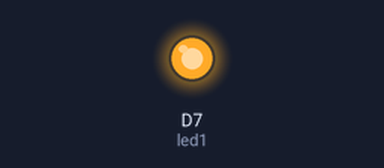
Simulated run of this sketch. Board: ESP8266 (NodeMCU). Shown: output pins drawn as LEDs (lit = HIGH).

Above: at 0.7 s.
At 13.5 s:
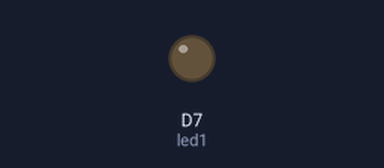
Timing chart, 0 to 20.8 s (numbered marks = the images above):
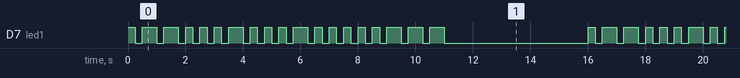

Measured:
- by itself, D7 (led1): moves between LOW and HIGH, repeating every 16.0 s
- by itself, everything shown: repeats every 16.0 s, in 38 steps

The sketch:

morseblink.ino
```cpp
int led1 = D7;

void setup() {
pinMode(led1, OUTPUT);

}

void loop() {

// W - short long long
digitalWrite(led1, HIGH);
delay(250);
digitalWrite(led1, LOW);
delay(250);

digitalWrite(led1, HIGH);
delay(500);
digitalWrite(led1, LOW);
delay(250);

digitalWrite(led1, HIGH);
delay(500);
digitalWrite(led1, LOW);
delay(250);

//I - short short
digitalWrite(led1, HIGH);
delay(250);
digitalWrite(led1, LOW);
delay(250);

digitalWrite(led1, HIGH);
delay(250);
digitalWrite(led1, LOW);
delay(250);

//L - short long short short

digitalWrite(led1, HIGH);
delay(250);
digitalWrite(led1, LOW);
delay(250);

digitalWrite(led1, HIGH);
delay(500);
digitalWrite(led1, LOW);
delay(250);

digitalWrite(led1, HIGH);
delay(250);
digitalWrite(led1, LOW);
delay(250);

digitalWrite(led1, HIGH);
delay(250);
digitalWrite(led1, LOW);
delay(250);

//L - short long short short
digitalWrite(led1, HIGH);
delay(250);
digitalWrite(led1, LOW);
delay(250);

digitalWrite(led1, HIGH);
delay(500);
digitalWrite(led1, LOW);
delay(250);

digitalWrite(led1, HIGH);
delay(250);
digitalWrite(led1, LOW);
delay(250);

digitalWrite(led1, HIGH);
delay(250);
digitalWrite(led1, LOW);
delay(250);

//I - short short
digitalWrite(led1, HIGH);
delay(250);
digitalWrite(led1, LOW);
delay(250);

digitalWrite(led1, HIGH);
delay(250);
digitalWrite(led1, LOW);
delay(250);

//A - short long
digitalWrite(led1, HIGH);
delay(250);
digitalWrite(led1, LOW);
delay(250);

digitalWrite(led1, HIGH);
delay(500);
digitalWrite(led1, LOW);
delay(250);

//M - long long
digitalWrite(led1, HIGH);
delay(500);
digitalWrite(led1, LOW);
delay(250);

digitalWrite(led1, HIGH);
delay(500);
digitalWrite(led1, LOW);
delay(5000);
}
```
